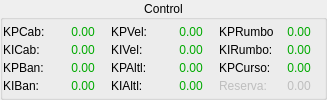
    <widget class="QGroupBox" name="gB_Control">
     <property name="styleSheet">
      <string notr="true"> background: rgba(40, 40, 40, 150);
 border: 1px solid #4a4a4a;
 border-radius: 8px;
 color: #ffffff;
 QLabel {
 border-radius: 8px;
 padding-left: 3px;
 text-align: center;
 font-family: 'Consolas', 'Monospace', courier;
 }</string>
     </property>
     <property name="title">
      <string>Control</string>
     </property>
     <property name="alignment">
      <set>Qt::AlignCenter</set>
     </property>
     <property name="flat">
      <bool>false</bool>
     </property>
     <layout class="QHBoxLayout" name="horizontalLayout_2">
      <property name="spacing">
       <number>3</number>
      </property>
      <property name="leftMargin">
       <number>0</number>
      </property>
      <property name="topMargin">
       <number>0</number>
      </property>
      <property name="rightMargin">
       <number>0</number>
      </property>
      <property name="bottomMargin">
       <number>0</number>
      </property>
      <item>
       <layout class="QFormLayout" name="formLayout">
        <property name="fieldGrowthPolicy">
         <enum>QFormLayout::AllNonFixedFieldsGrow</enum>
        </property>
        <property name="labelAlignment">
         <set>Qt::AlignCenter</set>
        </property>
        <property name="formAlignment">
         <set>Qt::AlignCenter</set>
        </property>
        <property name="horizontalSpacing">
         <number>0</number>
        </property>
        <property name="verticalSpacing">
         <number>4</number>
        </property>
        <item row="0" column="0">
         <widget class="QLabel" name="label_13">
          <property name="minimumSize">
           <size>
            <width>55</width>
            <height>0</height>
           </size>
          </property>
          <property name="maximumSize">
           <size>
            <width>55</width>
            <height>16777215</height>
           </size>
          </property>
          <property name="text">
           <string>KPCab:</string>
          </property>
         </widget>
        </item>
        <item row="0" column="1">
         <widget class="QLabel" name="lB_KPCab">
          <property name="minimumSize">
           <size>
            <width>50</width>
            <height>0</height>
           </size>
          </property>
          <property name="maximumSize">
           <size>
            <width>50</width>
            <height>16777215</height>
           </size>
          </property>
          <property name="styleSheet">
           <string notr="true">color: rgb(0, 170, 0);</string>
          </property>
          <property name="frameShape">
           <enum>QFrame::NoFrame</enum>
          </property>
          <property name="frameShadow">
           <enum>QFrame::Plain</enum>
          </property>
          <property name="text">
           <string>0.00</string>
          </property>
          <property name="alignment">
           <set>Qt::AlignCenter</set>
          </property>
         </widget>
        </item>
        <item row="1" column="0">
         <widget class="QLabel" name="label_15">
          <property name="minimumSize">
           <size>
            <width>55</width>
            <height>0</height>
           </size>
          </property>
          <property name="maximumSize">
           <size>
            <width>55</width>
            <height>16777215</height>
           </size>
          </property>
          <property name="text">
           <string>KICab:</string>
          </property>
         </widget>
        </item>
        <item row="1" column="1">
         <widget class="QLabel" name="lB_KICab">
          <property name="minimumSize">
           <size>
            <width>50</width>
            <height>0</height>
           </size>
          </property>
          <property name="maximumSize">
           <size>
            <width>50</width>
            <height>16777215</height>
           </size>
          </property>
          <property name="styleSheet">
           <string notr="true">color: rgb(0, 170, 0);</string>
          </property>
          <property name="frameShape">
           <enum>QFrame::NoFrame</enum>
          </property>
          <property name="frameShadow">
           <enum>QFrame::Plain</enum>
          </property>
          <property name="text">
           <string>0.00</string>
          </property>
          <property name="alignment">
           <set>Qt::AlignCenter</set>
          </property>
         </widget>
        </item>
        <item row="2" column="0">
         <widget class="QLabel" name="label_17">
          <property name="minimumSize">
           <size>
            <width>55</width>
            <height>0</height>
           </size>
          </property>
          <property name="maximumSize">
           <size>
            <width>55</width>
            <height>16777215</height>
           </size>
          </property>
          <property name="text">
           <string>KPBan:</string>
          </property>
         </widget>
        </item>
        <item row="2" column="1">
         <widget class="QLabel" name="lB_KPBan">
          <property name="minimumSize">
           <size>
            <width>50</width>
            <height>0</height>
           </size>
          </property>
          <property name="maximumSize">
           <size>
            <width>50</width>
            <height>16777215</height>
           </size>
          </property>
          <property name="styleSheet">
           <string notr="true">color: rgb(0, 170, 0);</string>
          </property>
          <property name="frameShape">
           <enum>QFrame::NoFrame</enum>
          </property>
          <property name="frameShadow">
           <enum>QFrame::Plain</enum>
          </property>
          <property name="text">
           <string>0.00</string>
          </property>
          <property name="alignment">
           <set>Qt::AlignCenter</set>
          </property>
         </widget>
        </item>
        <item row="3" column="0">
         <widget class="QLabel" name="label_20">
          <property name="minimumSize">
           <size>
            <width>55</width>
            <height>0</height>
           </size>
          </property>
          <property name="maximumSize">
           <size>
            <width>55</width>
            <height>16777215</height>
           </size>
          </property>
          <property name="text">
           <string>KIBan:</string>
          </property>
         </widget>
        </item>
        <item row="3" column="1">
         <widget class="QLabel" name="lB_KIBan">
          <property name="minimumSize">
           <size>
            <width>50</width>
            <height>0</height>
           </size>
          </property>
          <property name="maximumSize">
           <size>
            <width>50</width>
            <height>16777215</height>
           </size>
          </property>
          <property name="styleSheet">
           <string notr="true">color: rgb(0, 170, 0);</string>
          </property>
          <property name="frameShape">
           <enum>QFrame::NoFrame</enum>
          </property>
          <property name="frameShadow">
           <enum>QFrame::Plain</enum>
          </property>
          <property name="text">
           <string>0.00</string>
          </property>
          <property name="alignment">
           <set>Qt::AlignCenter</set>
          </property>
         </widget>
        </item>
       </layout>
      </item>
      <item>
       <layout class="QFormLayout" name="formLayout_2">
        <property name="fieldGrowthPolicy">
         <enum>QFormLayout::AllNonFixedFieldsGrow</enum>
        </property>
        <property name="labelAlignment">
         <set>Qt::AlignCenter</set>
        </property>
        <property name="formAlignment">
         <set>Qt::AlignCenter</set>
        </property>
        <property name="horizontalSpacing">
         <number>0</number>
        </property>
        <property name="verticalSpacing">
         <number>4</number>
        </property>
        <item row="0" column="0">
         <widget class="QLabel" name="label_21">
          <property name="minimumSize">
           <size>
            <width>55</width>
            <height>0</height>
           </size>
          </property>
          <property name="maximumSize">
           <size>
            <width>55</width>
            <height>16777215</height>
           </size>
          </property>
          <property name="text">
           <string>KPVel:</string>
          </property>
         </widget>
        </item>
        <item row="0" column="1">
         <widget class="QLabel" name="lB_KPVel">
          <property name="minimumSize">
           <size>
            <width>50</width>
            <height>0</height>
           </size>
          </property>
          <property name="maximumSize">
           <size>
            <width>50</width>
            <height>16777215</height>
           </size>
          </property>
          <property name="styleSheet">
           <string notr="true">color: rgb(0, 170, 0);</string>
          </property>
          <property name="frameShape">
           <enum>QFrame::NoFrame</enum>
          </property>
          <property name="frameShadow">
           <enum>QFrame::Plain</enum>
          </property>
          <property name="text">
           <string>0.00</string>
          </property>
          <property name="alignment">
           <set>Qt::AlignCenter</set>
          </property>
         </widget>
        </item>
        <item row="1" column="0">
         <widget class="QLabel" name="label_22">
          <property name="minimumSize">
           <size>
            <width>55</width>
            <height>0</height>
           </size>
          </property>
          <property name="maximumSize">
           <size>
            <width>55</width>
            <height>16777215</height>
           </size>
          </property>
          <property name="text">
           <string>KIVel:</string>
          </property>
         </widget>
        </item>
        <item row="1" column="1">
         <widget class="QLabel" name="lB_KIVel">
          <property name="minimumSize">
           <size>
            <width>50</width>
            <height>0</height>
           </size>
          </property>
          <property name="maximumSize">
           <size>
            <width>50</width>
            <height>16777215</height>
           </size>
          </property>
          <property name="styleSheet">
           <string notr="true">color: rgb(0, 170, 0);</string>
          </property>
          <property name="frameShape">
           <enum>QFrame::NoFrame</enum>
          </property>
          <property name="frameShadow">
           <enum>QFrame::Plain</enum>
          </property>
          <property name="text">
           <string>0.00</string>
          </property>
          <property name="alignment">
           <set>Qt::AlignCenter</set>
          </property>
         </widget>
        </item>
        <item row="2" column="0">
         <widget class="QLabel" name="label_26">
          <property name="minimumSize">
           <size>
            <width>55</width>
            <height>0</height>
           </size>
          </property>
          <property name="maximumSize">
           <size>
            <width>55</width>
            <height>16777215</height>
           </size>
          </property>
          <property name="text">
           <string>KPAltl:</string>
          </property>
         </widget>
        </item>
        <item row="2" column="1">
         <widget class="QLabel" name="lB_KPAlt">
          <property name="minimumSize">
           <size>
            <width>50</width>
            <height>0</height>
           </size>
          </property>
          <property name="maximumSize">
           <size>
            <width>50</width>
            <height>16777215</height>
           </size>
          </property>
          <property name="styleSheet">
           <string notr="true">color: rgb(0, 170, 0);</string>
          </property>
          <property name="frameShape">
           <enum>QFrame::NoFrame</enum>
          </property>
          <property name="frameShadow">
           <enum>QFrame::Plain</enum>
          </property>
          <property name="text">
           <string>0.00</string>
          </property>
          <property name="alignment">
           <set>Qt::AlignCenter</set>
          </property>
         </widget>
        </item>
        <item row="3" column="0">
         <widget class="QLabel" name="label_28">
          <property name="minimumSize">
           <size>
            <width>55</width>
            <height>0</height>
           </size>
          </property>
          <property name="maximumSize">
           <size>
            <width>55</width>
            <height>16777215</height>
           </size>
          </property>
          <property name="text">
           <string>KIAltl:</string>
          </property>
         </widget>
        </item>
        <item row="3" column="1">
         <widget class="QLabel" name="lB_KIAlt">
          <property name="minimumSize">
           <size>
            <width>50</width>
            <height>0</height>
           </size>
          </property>
          <property name="maximumSize">
           <size>
            <width>50</width>
            <height>16777215</height>
           </size>
          </property>
          <property name="styleSheet">
           <string notr="true">color: rgb(0, 170, 0);</string>
          </property>
          <property name="frameShape">
           <enum>QFrame::NoFrame</enum>
          </property>
          <property name="frameShadow">
           <enum>QFrame::Plain</enum>
          </property>
          <property name="text">
           <string>0.00</string>
          </property>
          <property name="alignment">
           <set>Qt::AlignCenter</set>
          </property>
         </widget>
        </item>
       </layout>
      </item>
      <item>
       <layout class="QFormLayout" name="formLayout_3">
        <property name="fieldGrowthPolicy">
         <enum>QFormLayout::AllNonFixedFieldsGrow</enum>
        </property>
        <property name="labelAlignment">
         <set>Qt::AlignCenter</set>
        </property>
        <property name="formAlignment">
         <set>Qt::AlignCenter</set>
        </property>
        <property name="horizontalSpacing">
         <number>0</number>
        </property>
        <property name="verticalSpacing">
         <number>4</number>
        </property>
        <item row="0" column="0">
         <widget class="QLabel" name="label_32">
          <property name="minimumSize">
           <size>
            <width>55</width>
            <height>0</height>
           </size>
          </property>
          <property name="maximumSize">
           <size>
            <width>55</width>
            <height>16777215</height>
           </size>
          </property>
          <property name="text">
           <string>KPRumbo:</string>
          </property>
         </widget>
        </item>
        <item row="0" column="1">
         <widget class="QLabel" name="lB_KPRumbo">
          <property name="minimumSize">
           <size>
            <width>50</width>
            <height>0</height>
           </size>
          </property>
          <property name="maximumSize">
           <size>
            <width>50</width>
            <height>16777215</height>
           </size>
          </property>
          <property name="styleSheet">
           <string notr="true">color: rgb(0, 170, 0);</string>
          </property>
          <property name="frameShape">
           <enum>QFrame::NoFrame</enum>
          </property>
          <property name="frameShadow">
           <enum>QFrame::Plain</enum>
          </property>
          <property name="text">
           <string>0.00</string>
          </property>
          <property name="alignment">
           <set>Qt::AlignCenter</set>
          </property>
         </widget>
        </item>
        <item row="1" column="0">
         <widget class="QLabel" name="label_29">
          <property name="minimumSize">
           <size>
            <width>55</width>
            <height>0</height>
           </size>
          </property>
          <property name="maximumSize">
           <size>
            <width>55</width>
            <height>16777215</height>
           </size>
          </property>
          <property name="text">
           <string>KIRumbo:</string>
          </property>
         </widget>
        </item>
        <item row="1" column="1">
         <widget class="QLabel" name="lB_KIRumbo">
          <property name="minimumSize">
           <size>
            <width>50</width>
            <height>0</height>
           </size>
          </property>
          <property name="maximumSize">
           <size>
            <width>50</width>
            <height>16777215</height>
           </size>
          </property>
          <property name="styleSheet">
           <string notr="true">color: rgb(0, 170, 0);</string>
          </property>
          <property name="frameShape">
           <enum>QFrame::NoFrame</enum>
          </property>
          <property name="frameShadow">
           <enum>QFrame::Plain</enum>
          </property>
          <property name="text">
           <string>0.00</string>
          </property>
          <property name="alignment">
           <set>Qt::AlignCenter</set>
          </property>
         </widget>
        </item>
        <item row="2" column="0">
         <widget class="QLabel" name="label_34">
          <property name="minimumSize">
           <size>
            <width>55</width>
            <height>0</height>
           </size>
          </property>
          <property name="maximumSize">
           <size>
            <width>55</width>
            <height>16777215</height>
           </size>
          </property>
          <property name="text">
           <string>KPCurso:</string>
          </property>
         </widget>
        </item>
        <item row="2" column="1">
         <widget class="QLabel" name="lB_KPCurso">
          <property name="minimumSize">
           <size>
            <width>50</width>
            <height>0</height>
           </size>
          </property>
          <property name="maximumSize">
           <size>
            <width>50</width>
            <height>16777215</height>
           </size>
          </property>
          <property name="styleSheet">
           <string notr="true">color: rgb(0, 170, 0);</string>
          </property>
          <property name="frameShape">
           <enum>QFrame::NoFrame</enum>
          </property>
          <property name="frameShadow">
           <enum>QFrame::Plain</enum>
          </property>
          <property name="text">
           <string>0.00</string>
          </property>
          <property name="alignment">
           <set>Qt::AlignCenter</set>
          </property>
         </widget>
        </item>
        <item row="3" column="1">
         <widget class="QLabel" name="lB_Reserva3">
          <property name="enabled">
           <bool>false</bool>
          </property>
          <property name="minimumSize">
           <size>
            <width>50</width>
            <height>0</height>
           </size>
          </property>
          <property name="maximumSize">
           <size>
            <width>50</width>
            <height>16777215</height>
           </size>
          </property>
          <property name="frameShape">
           <enum>QFrame::NoFrame</enum>
          </property>
          <property name="text">
           <string>0.00</string>
          </property>
          <property name="alignment">
           <set>Qt::AlignCenter</set>
          </property>
         </widget>
        </item>
        <item row="3" column="0">
         <widget class="QLabel" name="lB_Reserva4">
          <property name="enabled">
           <bool>false</bool>
          </property>
          <property name="minimumSize">
           <size>
            <width>55</width>
            <height>0</height>
           </size>
          </property>
          <property name="maximumSize">
           <size>
            <width>55</width>
            <height>16777215</height>
           </size>
          </property>
          <property name="frameShape">
           <enum>QFrame::NoFrame</enum>
          </property>
          <property name="text">
           <string>Reserva:</string>
          </property>
         </widget>
        </item>
       </layout>
      </item>
     </layout>
    </widget>
